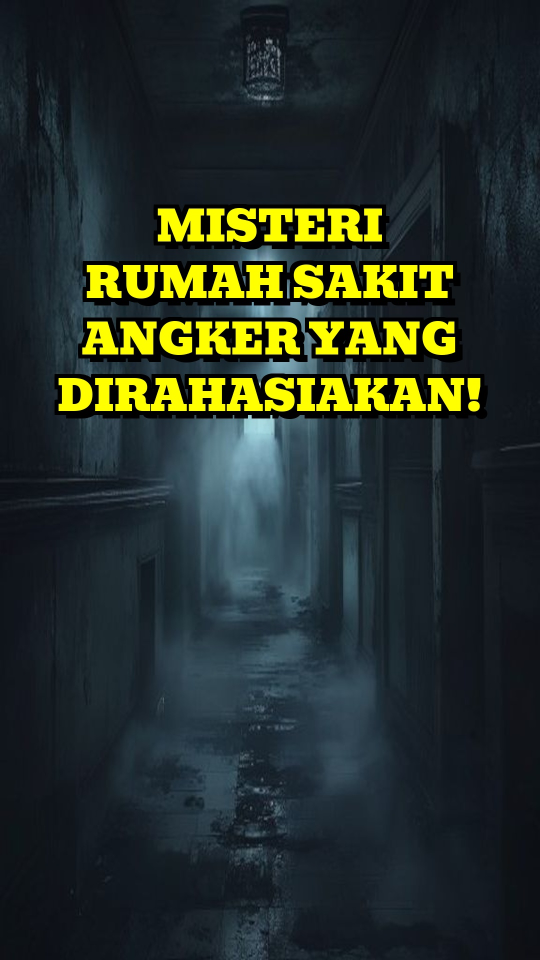
#> input picture thumbnail_test.jpg, 1080 x 1920 px (shown at 1/2 size)
$ python -i lofi_visuals.py   (imports and definitions only)
#> lines starting #> are read from the running program, lines starting #| are printed output that depends on the picture
import os
import re
import json
import time
import random
import requests
import subprocess
from pathlib import Path
from urllib.parse import quote
from PIL import Image, ImageDraw, ImageFont, ImageEnhance
from .config import PEXELS_API_KEYS, CONFIG, ROOT

PEXELS_API = "https://api.pexels.com/videos/search"
PIXABAY_KEY = os.environ.get("PIXABAY_API_KEY", "")

HEADERS = {
    "User-Agent": "Mozilla/5.0 (Windows NT 10.0; Win64; x64) AppleWebKit/537.36 (KHTML, like Gecko) Chrome/120.0.0.0 Safari/537.36",
}

# Blacklist words that could return ads, cartoons, or drawings
JUNK_WORDS = {"cartoon", "drawing", "illustration", "anime", "clipart", "vector", "meme", "banner", "ad"}

GENERIC_NICHES = [
    "rainy window cozy bedroom night",
    "cat sleeping cozy warm bed",
    "coffee cup steam dark room",
    "night city rain lights aesthetic",
    "fireplace burning cozy living room",
    "calm ocean waves night moonlight",
    "autumn leaves rain puddle quiet",
    "peaceful forest sunlight morning mist",
    "candle glowing dark ambient room",
    "lofi study desk lamp night",
]

# [16 lines left out: functions probe_duration, clean_query, not called in this run]


def expand_queries(scene: dict) -> list[str]:
    """Generate multiple tiered queries from scene data to guarantee fresh, distinct visual clips."""
    queries = []

    # 1. Factual subject (if present)
    factual = scene.get("factual_subject")
    if factual and isinstance(factual, str) and factual.lower() != "null":
        f_clean = clean_query(factual.strip())
        if f_clean and f_clean not in queries:
            queries.append(f_clean)

    # 2. Main visual query
    vq = scene.get("visual_query", "")
    if vq:
        v_clean = clean_query(vq.strip())
        if v_clean and v_clean not in queries:
            queries.append(v_clean)

        # 3. Keyword subsets from visual query
        v_words = [w.strip().lower() for w in re.split(r'[,\s]+', vq) if w.strip() and w.lower() not in JUNK_WORDS and len(w) > 2]
        if len(v_words) >= 2:
            sub1 = " ".join(v_words[:2])
            sub2 = " ".join(v_words[-2:])
            if sub1 not in queries:
                queries.append(sub1)
            if sub2 not in queries:
                queries.append(sub2)
        elif len(v_words) == 1 and v_words[0] not in queries:
            queries.append(v_words[0])

    # 4. Text/narration contextual keywords
    text = scene.get("text", "")
    if text:
        text_words = [tw.strip(".,!?:;\"'").lower() for tw in text.split() if len(tw) > 3 and not tw.startswith("http")]
        if len(text_words) >= 3:
            kw_phrase = " ".join(text_words[:3])
            if kw_phrase not in queries:
                queries.append(kw_phrase)

    # 5. Generic rich cinematic fallbacks
    queries.extend([random.choice(GENERIC_NICHES), "cinematic abstract background"])

    # Return unique, non-empty queries
    seen = set()
    result = []
    for q in queries:
        q_strip = q.strip()
        if q_strip and q_strip.lower() not in seen:
            seen.add(q_strip.lower())
            result.append(q_strip)
    return result


# [282 lines left out: functions search_pexels_hd_video, search_pixabay_hd_video, search_wikimedia_commons_hd, download_file, convert_image_to_hd_clip, trim_video_clip and 2 more, not called in this run]


fetch_for_scenes = fetch_all

>>> import cv2
>>> picture = cv2.imread('../thumbnail_test.jpg', cv2.IMREAD_GRAYSCALE)
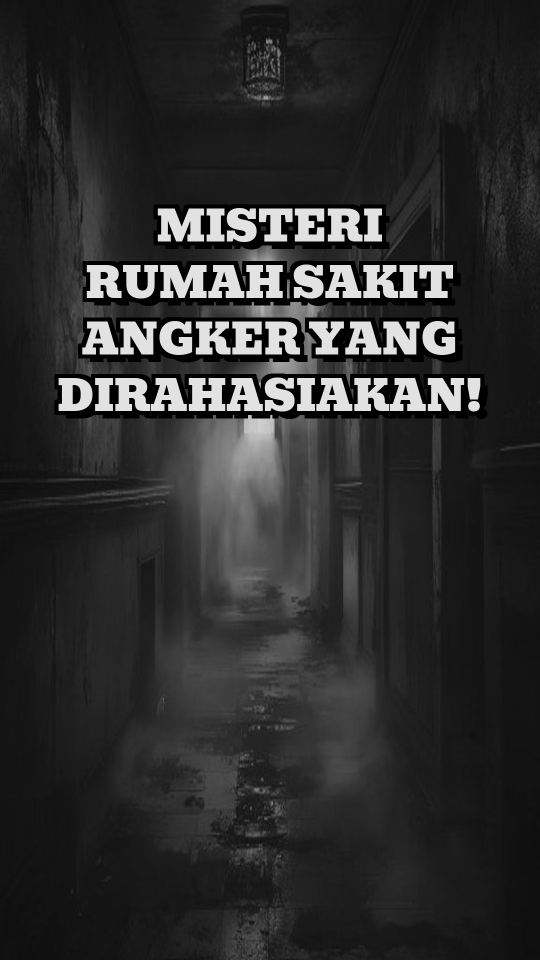
#> picture: shape (1920, 1080) (shown at 1/2 size); min 0, max 234, mean 45
#> (the run stopped early here; a loop or call above may not have finished)
